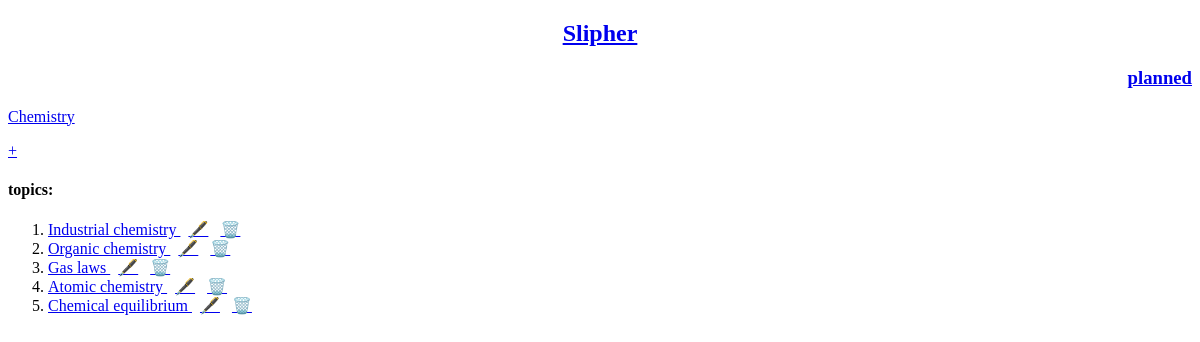
Before: /subject/3/topic with the older database file.
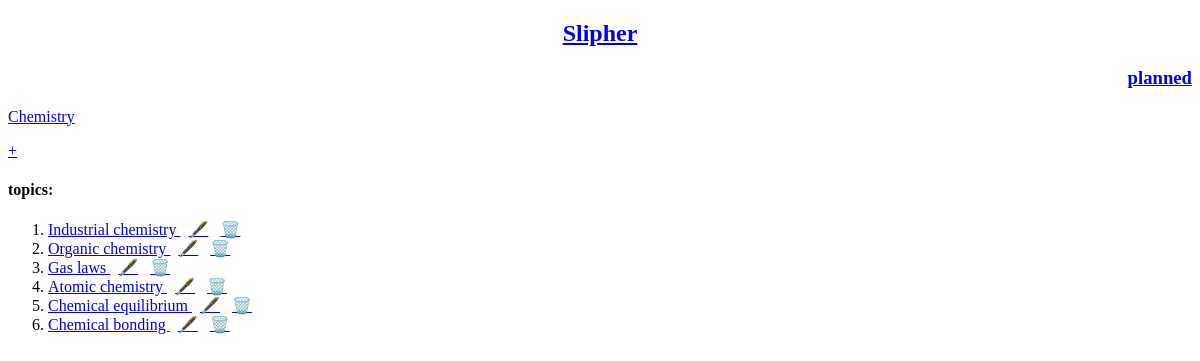
After: the same page with the newer database file.
### Subjects/models.py (models this page shows)
class Topics(models.Model):
    subject = models.ForeignKey(Subjects,on_delete=models.CASCADE,related_name="topic")
    topic_name = models.CharField(max_length=500)
    rating = models.FloatField(validators=[MinValueValidator(0.0), MaxValueValidator(5.0)])
    class Meta:
        unique_together = ("topic_name","subject")
    def __str__(self):
        return self.topic_name

### Subjects/views0/topic.py (the view)
# urls.py: path("subject/<int:subject_id>/topic",views0.TopicListView.as_view(),name="topic"),
class TopicListView(ListView):
    model = models.Topics
    template_name = "Subjects/topic/topic.html"
    context_object_name = "topic_list"
    def get_queryset(self):
        subject = get_object_or_404(models.Subjects,id=self.kwargs["subject_id"])
        topic_list = subject.topic.all()
        return topic_list
    def get_context_data(self,**kwargs):
        context = super().get_context_data(**kwargs)
        context["subject"] = get_object_or_404(models.Subjects,id=self.kwargs["subject_id"])
        return context

### Subjects/models.py (called while the page is built)
    def __str__(self):
        return self.subject_name

### Subjects/templates/Subjects/topic/topic.html (shortened to what this page needs)
{% extends "Subjects/base.html" %}
{% block content %}
<p> <a href="{% url 'Subjects:subject' %}">{{ subject }}</a> </p>
<p> <a href="{% url 'Subjects:new_topic' subject.id %}">+</a><p>
{% if topic_list %}
<h4>topics: </h4>
<ol>
	{% for topic in topic_list %}
	<li>
	    <a href="{% url 'Subjects:subtopic' topic_id=topic.id subject_id=subject.id %}"> {{ topic }} </a>
	    <a href="{% url 'Subjects:edit_topic' topic_id=topic.id subject_id=subject.id %}">🖋️</a>
	    <a href="{% url 'Subjects:delete_topic' subject_id=subject.id topic_id=topic.id %}">🗑️</a>
	</li>
	{% endfor %}
</ol>
{% else %}
<p> {{ subject }} has no topic </p>
{% endif %}
{% endblock content %}

Changed rows visible on the page:
added Topics: topic_name "Chemical bonding"
